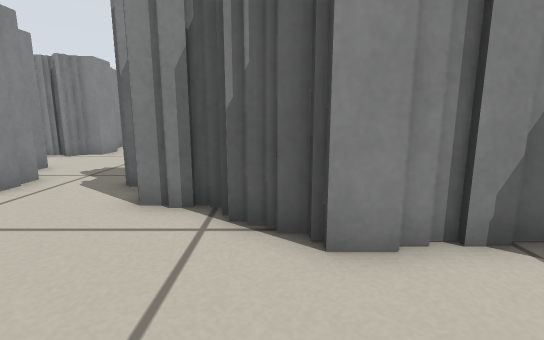
[1] (above)

19 first-person views from a walk through a Stage world. The camera is 0.39 m above the floor, tilts 10° down and sees 85° across. The lines on the ground mark 1 m squares. The floor is counted in squares, 0.25 m on a side. Each view is taken from the middle of a square. On the plan, view 1 faces up. The plan holds only what a view shows up to about 15 squares ahead; the rest is blank. The place goes on beyond the plan. Robots are left out.

[2]
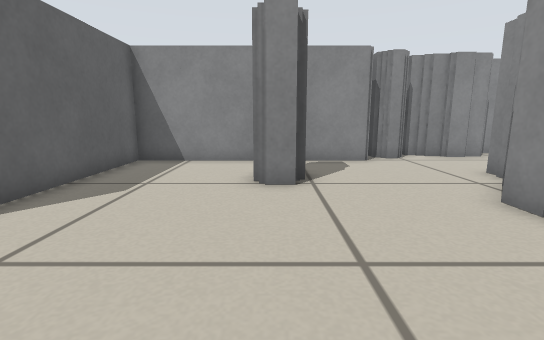

[3]
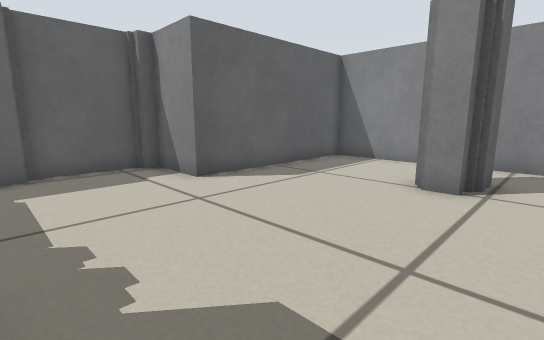

[4]
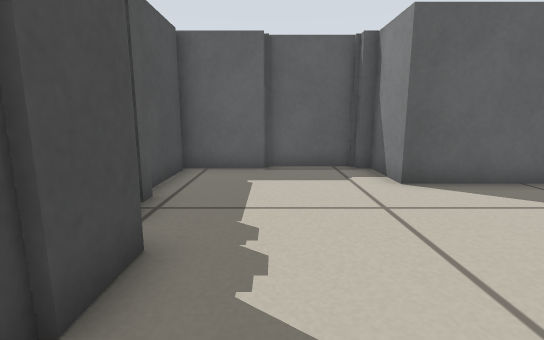

[5]
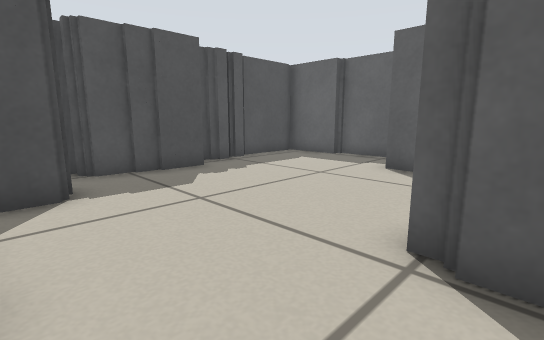

[6]
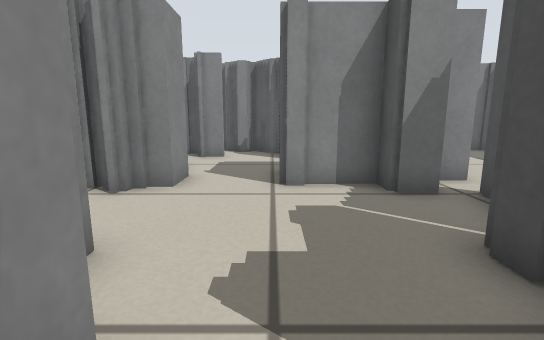

[7]
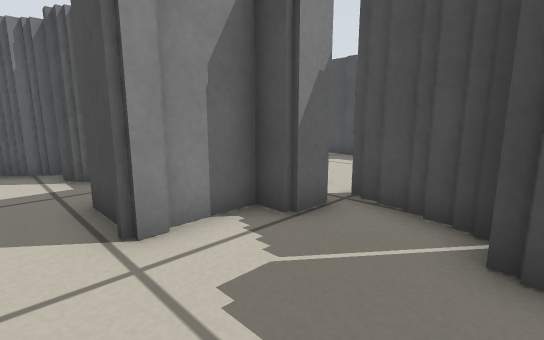

[8]
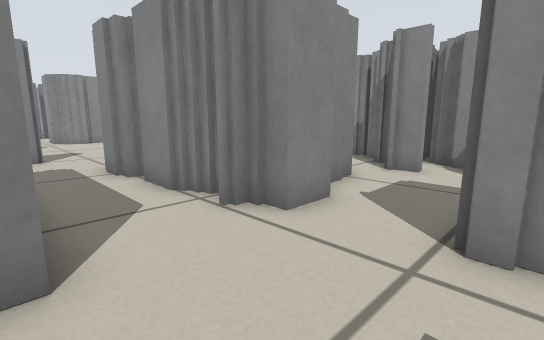

[9]
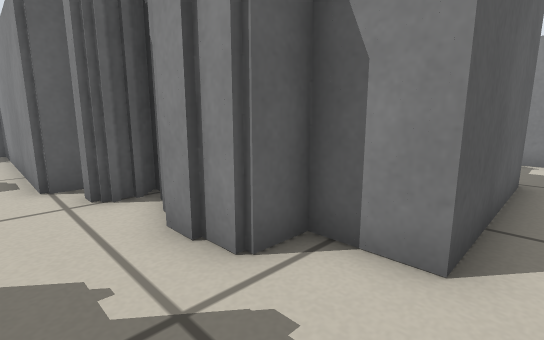

[10]
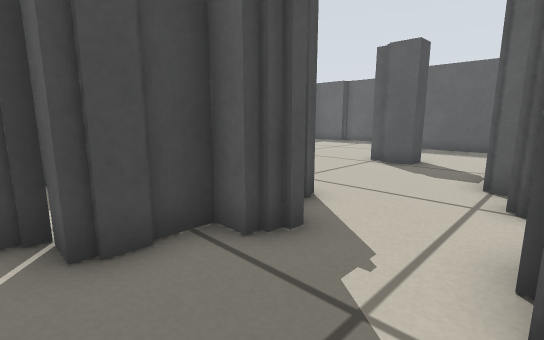

[11]
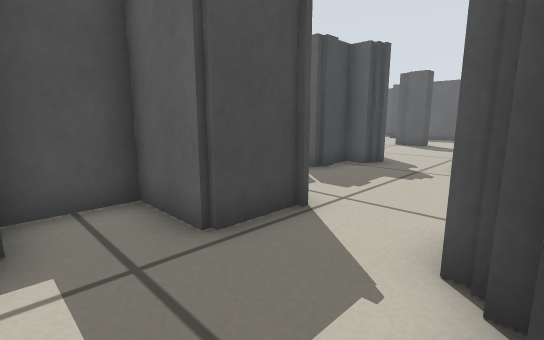

[12]
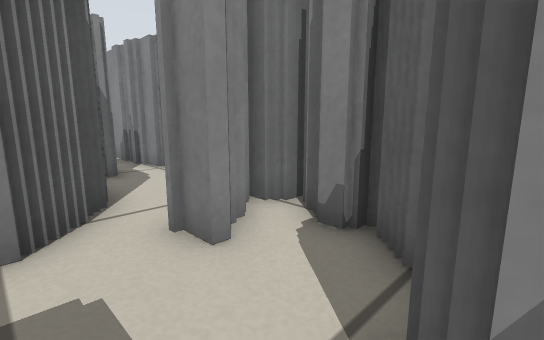

[13]
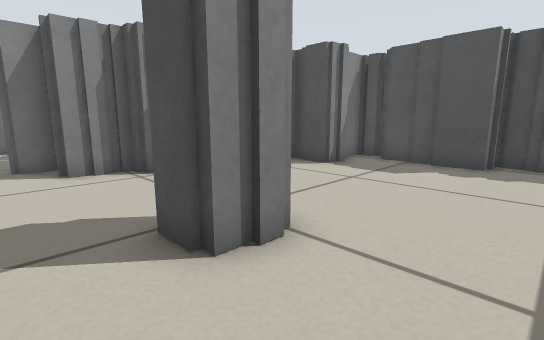

[14]
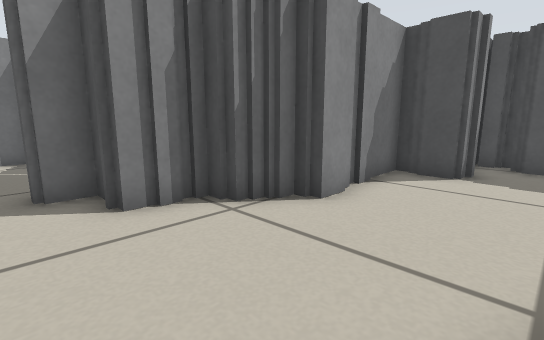

[15]
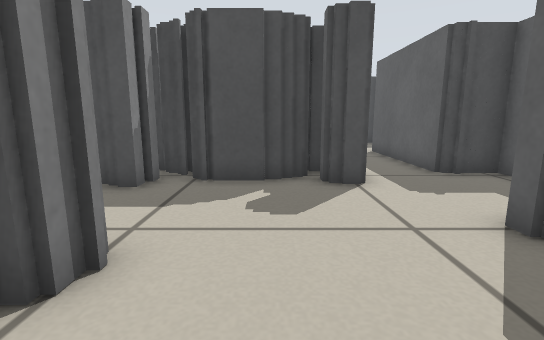

[16]
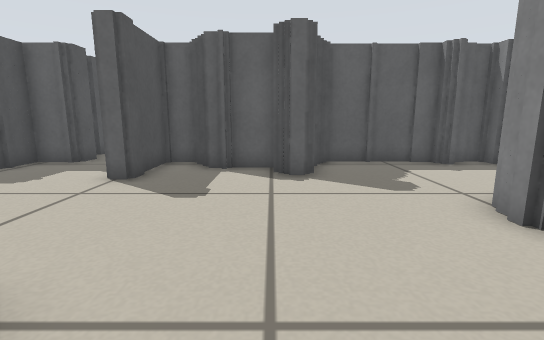

[17]
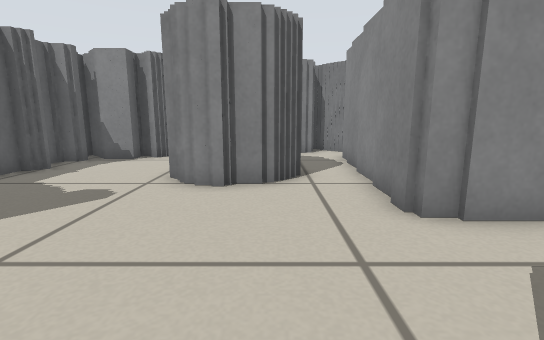

[18]
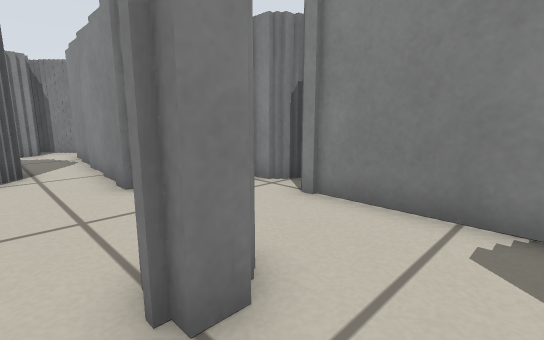

[19]
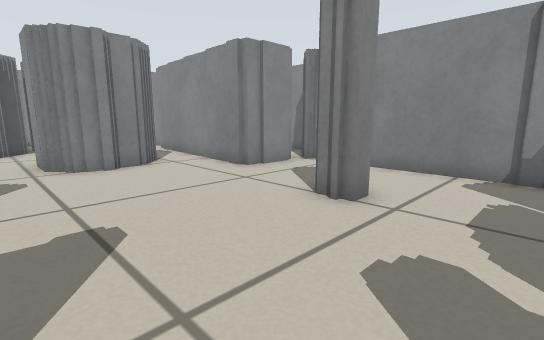

### Floor plan
Key: @ floor where view 1 was taken; # wall or solid block; . floor.
Columns run from 33 left of view 1 to 8 right of it. Each row starts with its distance up from view 1.
 21           ####
 20           ##.########    ####
 19           ##........#   ##..##
 18  #.#########.......##   ###.##
 17  #.....####... #...##   #....###
 16  ##... #......##...###  ##.....#
 15        ##..........##    #..####
 14        ##..........##    ##.####
 13 ##     ##..........###  ###.#####
 12  ##...##...........#######.....##
 11   ##............................#
 10    #.......##...#...............#
  9    ##......####.#...#######... ##
  8    ##.## .##  ### .##     ##..##
  7    ########    ## .##      #..##
  6                    #       #..##
  5                    #      ##...###
  4                           ###....######
  3                            ##.....###.#
  2                            ##.........####
  1                             #...........##
  0                             #..##@......#
 -1                             #..##.......#
 -2                             #...........##
 -3                             #............#
 -4                             #............#
 -5                             #............#
 -6                             ########.....#
 -7                                    #.....#
 -8                                    #######

Positions as (right, up) in squares from view 1, and headings:
1: (0, 0), facing up
2: (6, -1), facing left
3: (6, 1), facing down-left
4: (5, 1), facing down
5: (-2, 3), facing down-right
6: (-5, 6), facing up
7: (-6, 9), facing up-right
8: (-4, 9), facing up-left
9: (-4, 10), facing down-left
10: (-6, 10), facing down-right
11: (-8, 17), facing down-right
12: (-4, 16), facing up-left
13: (-4, -4), facing up-right
14: (-4, 0), facing up-right
15: (-21, 14), facing right
16: (-21, 18), facing down
17: (-18, 15), facing left
18: (-16, 15), facing up-left
19: (-15, 11), facing up-left
